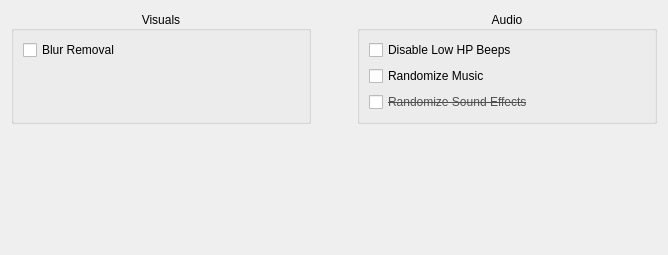
              <widget class="QWidget" name="tab">
               <attribute name="title">
                <string>Cosmetic Settings</string>
               </attribute>
               <layout class="QVBoxLayout" name="verticalLayout_49">
                <item>
                 <layout class="QVBoxLayout" name="verticalLayout_48" stretch="1,2">
                  <item>
                   <layout class="QHBoxLayout" name="horizontalLayout_29" stretch="3,1,3">
                    <item>
                     <widget class="QGroupBox" name="groupBox_13">
                      <property name="sizePolicy">
                       <sizepolicy hsizetype="Minimum" vsizetype="Preferred">
                        <horstretch>0</horstretch>
                        <verstretch>0</verstretch>
                       </sizepolicy>
                      </property>
                      <property name="minimumSize">
                       <size>
                        <width>300</width>
                        <height>0</height>
                       </size>
                      </property>
                      <property name="title">
                       <string>Visuals</string>
                      </property>
                      <property name="alignment">
                       <set>Qt::AlignCenter</set>
                      </property>
                      <layout class="QVBoxLayout" name="verticalLayout_51">
                       <item>
                        <layout class="QVBoxLayout" name="verticalLayout_50">
                         <item>
                          <widget class="QCheckBox" name="blurCheck">
                           <property name="text">
                            <string>Blur Removal</string>
                           </property>
                          </widget>
                         </item>
                         <item>
                          <spacer name="verticalSpacer_20">
                           <property name="orientation">
                            <enum>Qt::Vertical</enum>
                           </property>
                           <property name="sizeHint" stdset="0">
                            <size>
                             <width>20</width>
                             <height>40</height>
                            </size>
                           </property>
                          </spacer>
                         </item>
                        </layout>
                       </item>
                      </layout>
                     </widget>
                    </item>
                    <item>
                     <spacer name="horizontalSpacer_30">
                      <property name="orientation">
                       <enum>Qt::Horizontal</enum>
                      </property>
                      <property name="sizeHint" stdset="0">
                       <size>
                        <width>40</width>
                        <height>20</height>
                       </size>
                      </property>
                     </spacer>
                    </item>
                    <item>
                     <widget class="QGroupBox" name="groupBox_14">
                      <property name="sizePolicy">
                       <sizepolicy hsizetype="Minimum" vsizetype="Preferred">
                        <horstretch>0</horstretch>
                        <verstretch>0</verstretch>
                       </sizepolicy>
                      </property>
                      <property name="minimumSize">
                       <size>
                        <width>300</width>
                        <height>0</height>
                       </size>
                      </property>
                      <property name="title">
                       <string>Audio</string>
                      </property>
                      <property name="alignment">
                       <set>Qt::AlignCenter</set>
                      </property>
                      <layout class="QVBoxLayout" name="verticalLayout_53">
                       <item>
                        <layout class="QVBoxLayout" name="verticalLayout_52">
                         <item>
                          <widget class="QCheckBox" name="beepCheck">
                           <property name="font">
                            <font>
                             <strikeout>false</strikeout>
                            </font>
                           </property>
                           <property name="text">
                            <string>Disable Low HP Beeps</string>
                           </property>
                          </widget>
                         </item>
                         <item>
                          <spacer name="verticalSpacer_21">
                           <property name="orientation">
                            <enum>Qt::Vertical</enum>
                           </property>
                           <property name="sizeHint" stdset="0">
                            <size>
                             <width>20</width>
                             <height>40</height>
                            </size>
                           </property>
                          </spacer>
                         </item>
                         <item>
                          <widget class="QCheckBox" name="musicCheck">
                           <property name="text">
                            <string>Randomize Music</string>
                           </property>
                          </widget>
                         </item>
                         <item>
                          <spacer name="verticalSpacer_22">
                           <property name="orientation">
                            <enum>Qt::Vertical</enum>
                           </property>
                           <property name="sizeHint" stdset="0">
                            <size>
                             <width>20</width>
                             <height>40</height>
                            </size>
                           </property>
                          </spacer>
                         </item>
                         <item>
                          <widget class="QCheckBox" name="soundCheck">
                           <property name="font">
                            <font>
                             <strikeout>true</strikeout>
                            </font>
                           </property>
                           <property name="styleSheet">
                            <string notr="true">color: rgb(80, 80, 80);</string>
                           </property>
                           <property name="text">
                            <string>Randomize Sound Effects</string>
                           </property>
                           <property name="checkable">
                            <bool>false</bool>
                           </property>
                          </widget>
                         </item>
                        </layout>
                       </item>
                      </layout>
                     </widget>
                    </item>
                   </layout>
                  </item>
                  <item>
                   <spacer name="verticalSpacer_8">
                    <property name="orientation">
                     <enum>Qt::Vertical</enum>
                    </property>
                    <property name="sizeHint" stdset="0">
                     <size>
                      <width>20</width>
                      <height>40</height>
                     </size>
                    </property>
                   </spacer>
                  </item>
                 </layout>
                </item>
               </layout>
              </widget>
